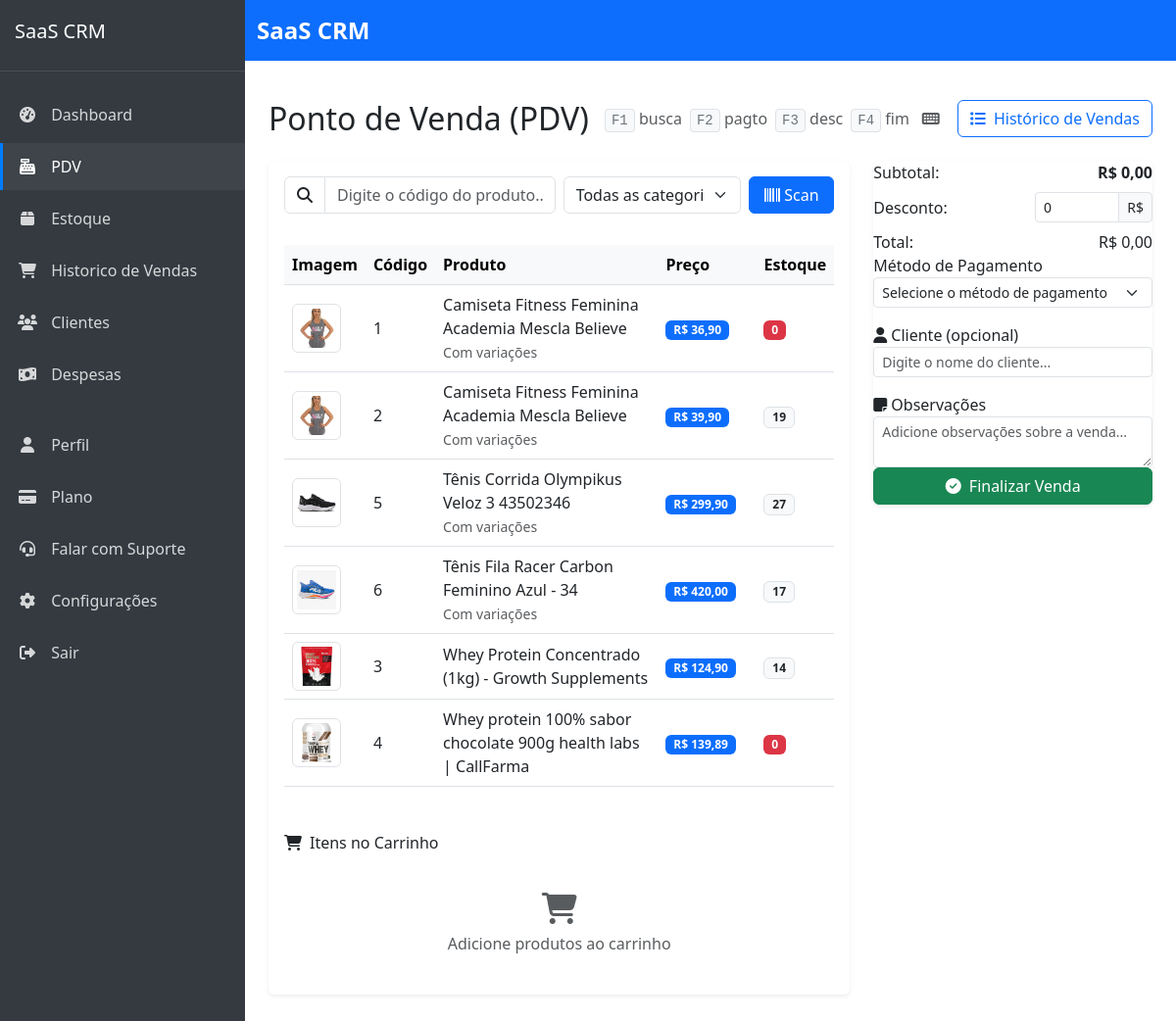
/sistema/vendas/pdv/ (signed in), run on an earlier commit of the app's database.
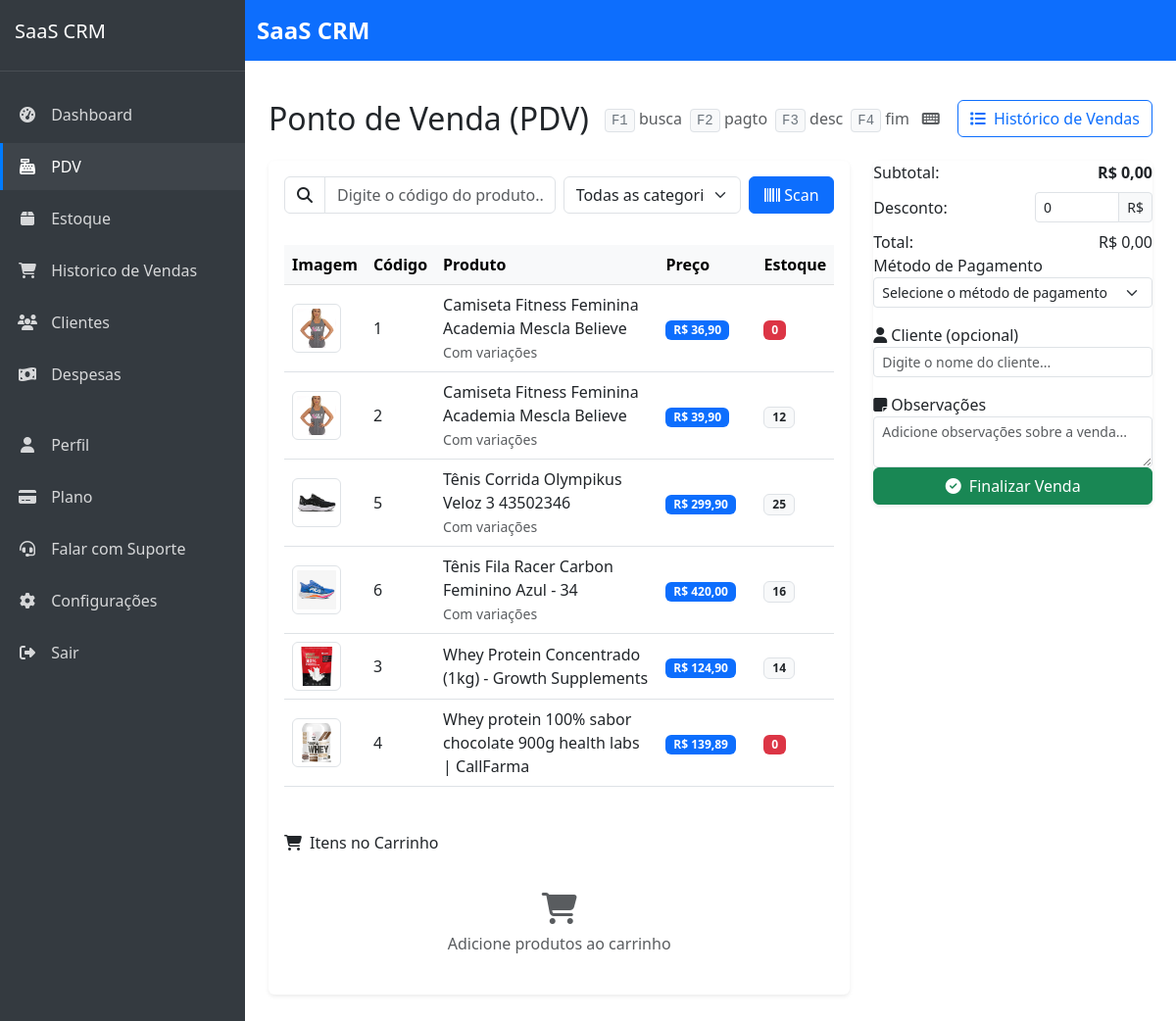
And on a later commit of the database.
### products/models.py (models this page shows, shortened)
class Product(models.Model):
    company = models.ForeignKey(Company, on_delete=models.CASCADE, verbose_name='Empresa', related_name='products')
    name = models.CharField('Nome', max_length=100)
    code = models.CharField('Código', max_length=50, unique=True, blank=True, null=True)
    description = models.TextField('Descrição', blank=True, null=True)
    category = models.ForeignKey(Category, on_delete=models.CASCADE, verbose_name='Categoria', related_name='products')
    price = models.DecimalField('Preço', max_digits=10, decimal_places=2)
    cost = models.DecimalField('Custo', max_digits=10, decimal_places=2)
    stock_quantity = models.PositiveIntegerField('Quantidade em estoque', default=0)
    stock_alert_level = models.PositiveIntegerField('Nível de alerta de estoque', default=10)
    barcode = models.CharField('Código de barras', max_length=100, blank=True, null=True)
    image = models.ImageField('Imagem', upload_to='products/', blank=True, null=True)
    is_active = models.BooleanField('Ativo', default=True)
    has_variations = models.BooleanField('Possui variações', default=False)
    created_at = models.DateTimeField('Criado em', auto_now_add=True)
    updated_at = models.DateTimeField('Atualizado em', auto_now=True)
    class Meta:
        verbose_name = 'Produto'
        verbose_name_plural = 'Produtos'
        ordering = ['name']
        unique_together = [['company', 'code'], ['company', 'barcode']]  # Prevent duplicate codes/barcodes within same company

### sales/views.py (the view)
# urls.py: path('pdv/', views.point_of_sale, name='point_of_sale'),
@login_required
def point_of_sale(request):
    products = Product.objects.filter(company=request.user.company, is_active=True)
    categories = Product.objects.filter(company=request.user.company).values_list('category__name', flat=True).distinct()
    payment_methods = PaymentMethod.objects.filter(company=request.user.company)
    customers = Customer.objects.filter(company=request.user.company)
    customers_data = [
        {
            'id': c.id,
            'name': c.name,
            'phone': c.phone if c.phone else None
        }
        for c in customers
    ]
    context = {
        'products': products,
        'categories': categories,
        'payment_methods': payment_methods,
        'customers': customers,
        'customers_json': json.dumps(customers_data, cls=DjangoJSONEncoder),
        'weasyprint_available': WEASYPRINT_AVAILABLE,
    }
    return render(request, 'sales/point_of_sale.html', context)

### saas_crm/urls.py (called while the page is built)
    def __call__(self, request):
        if request.user.is_authenticated and request.user.is_superuser and 'impersonate_user_id' in request.session:
            user_id = request.session['impersonate_user_id']
            try:
                request.real_user = request.user
                request.user = User.objects.get(pk=user_id)
                request.is_impersonating = True
            except User.DoesNotExist:
                del request.session['impersonate_user_id']
        response = self.get_response(request)
        return response

### templates/sales/point_of_sale.html (shortened to what the changed rows need)
{% extends 'core/base.html' %}
{% load crispy_forms_tags %}
{% load humanize %}
{% load static %}
{% block content %}
<div class="container-fluid py-3">
<div class="d-flex justify-content-between align-items-center mb-4">
    <div class="d-flex align-items-center">
        <h1 class="h2 mb-0">Ponto de Venda (PDV)</h1>
    </div>
</div>
<div class="row g-4">
    <div class="col-lg-8">
        <div class="card border-0 shadow-sm">
            <div class="card-body p-0">
                <div class="product-section p-3">
                    <div class="table-responsive">
                        <table class="table table-hover align-middle" id="products-grid">
                            <thead class="table-light">
                                <tr>
                                    <th style="width: 60px">Imagem</th>
                                    <th class="code-column">Código</th>
                                    <th>Produto</th>
                                    <th style="width: 100px">Preço</th>
                                    <th style="width: 70px">Estoque</th>
                                </tr>
                            </thead>
                            <tbody>
                                {% for product in products %}
                                <tr class="product-item"
                                    data-id="{{ product.id }}"
                                    data-name="{{ product.name }}"
                                    data-price="{{ product.price }}"
                                    data-stock="{{ product.stock_quantity }}"
                                    data-code="{{ product.code }}"
                                    data-barcode="{{ product.barcode }}"
                                    data-category="{{ product.category.name }}">
                                    <td>
                                        {% if product.image %}
                                            <img src="{{ product.image.url }}" alt="{{ product.name }}" class="img-thumbnail" style="width: 50px; height: 50px; object-fit: cover;">
                                        {% else %}
                                            <div class="bg-light d-flex align-items-center justify-content-center" style="width: 50px; height: 50px;">
                                                <i class="fas fa-tshirt text-muted"></i>
                                            </div>
                                        {% endif %}
                                    </td>
                                    <td class="code-cell"><span class="product-code" title="{{ product.code }}">{{ product.code|default:"-" }}</span></td>
                                    <td>
                                        <div class="fw-medium">{{ product.name }}</div>
                                        {% if product.has_variations %}
                                        <small class="text-muted">Com variações</small>
                                        {% endif %}
                                    </td>
                                    <td>
                                        <span class="badge bg-primary">R$ {{ product.price }}</span>
                                    </td>
                                    <td>
                                        {% if product.stock_quantity <= product.stock_alert_level %}
                                        <span class="badge bg-danger">{{ product.stock_quantity }}</span>
                                        {% else %}
                                        <span class="badge bg-light text-dark border">{{ product.stock_quantity }}</span>
                                        {% endif %}
                                    </td>
                                </tr>
                                {% empty %}
                                <tr>
                                    <td colspan="5" class="text-center py-4">
                                        <p class="mb-0 text-muted">Nenhum produto encontrado. <a href="{% url 'products:product_create' %}">Cadastre um produto</a>.</p>
                                    </td>
                                </tr>
                                {% endfor %}
                            </tbody>
                        </table>
                    </div>
                </div>
            </div>
        </div>
    </div>
</div>
</div>
{% endblock %}

What changed in the data, as far as the page shows it:
changed Product (number 2 of 6 on the later page): stock_quantity "19" → "12"
changed Product "Tênis Corrida Olympikus Veloz 3 43502346": stock_quantity "27" → "25"
changed Product "Tênis Fila Racer Carbon Feminino Azul - 34": stock_quantity "17" → "16"
